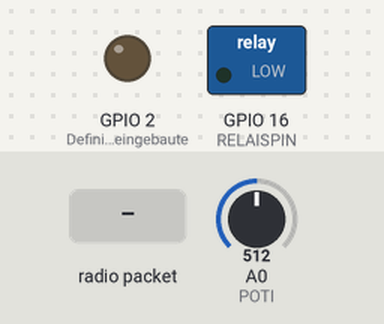
The sketch below on a simulated ESP8266 (NodeMCU). On the bench: switched loads named in the sketch (green lamp = pin HIGH), output pins drawn as LEDs (lit = HIGH). Inputs (shaded band) come from the test bench; at power-on: A0 (POTI) = 512.

Above: at 1.2 s.
1.3 s: radio packet "E" arrives
At 2.0 s:
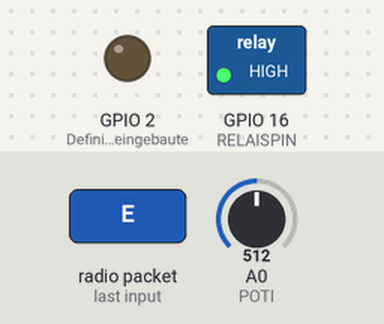
2.8 s: radio packet "A" arrives
At 3.4 s:
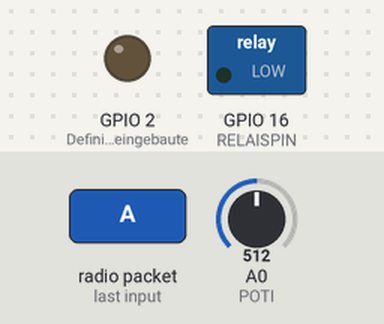
Timing chart, 0 to 5.8 s (numbered marks = the images above; inputs shaded):
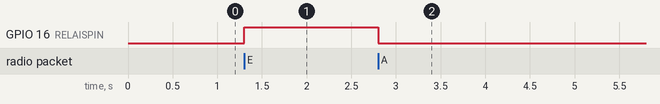

Measured:
- after the input at 1.3 s, GPIO 16 (RELAISPIN): LOW → HIGH at once
- after the input at 2.8 s, GPIO 16 (RELAISPIN): HIGH → LOW at once

The sketch:

Slave_Schmutz.ino
```cpp
#define RELAISPIN 16
#define POTI A0

#include <ESP8266WiFi.h>
#include <espnow.h>

uint8_t newMacAddress[] = { 0x96, 0x3B, 0xC7, 0x34, 0x69, 0x03 };
uint8_t receiverAddress[] = { 0x94, 0x3C, 0xC6, 0x33, 0x68, 0x02 };

// uint8_t newMacAddress[] = { 0x97, 0x3C, 0xC8, 0x35, 0x70, 0x03 };
// uint8_t receiverAddress[] = { 0x93, 0x3B, 0xC5, 0x32, 0x67, 0x01 };

// Functions ///////////////////////////////////////////////////////////////////////////////////////////////////////////////////////////////////////////////
void onoff(uint8_t* macAddr, uint8_t* incomingData, uint8_t len) {  // Nimmt empfangene Nachricht als Argument schaltet je nach Inhalt das Relais HIGH oder LOW
  if (incomingData[0] == 'E') {
    digitalWrite(RELAISPIN, HIGH);
  }
  if (incomingData[0] == 'A') {
    digitalWrite(RELAISPIN, LOW);
  }
}

void peercheck(uint8_t* mac_addr, uint8_t sendStatus) {  // ueberprueft, ob der Teilnehmer erreicht werden konnte. Schaltet das Relais ab, wenn dies nicht der Fall ist
  if (sendStatus != 0) {
    digitalWrite(RELAISPIN, LOW);
  }
}
////////////////////////////////////////////////////////////////////////////////////////////////////////////////////////////////////////////////////////////

void setup() {
  pinMode(RELAISPIN, OUTPUT);                   // Definieren von Relaispin als Output
  pinMode(LED_BUILTIN, OUTPUT);                 // Definieren von eingebauter LED als Output
  digitalWrite(RELAISPIN, LOW);                 // Zusperren im Fall eines Stromausfalls und Wiederanlaufs
  WiFi.mode(WIFI_STA);                          // Initialisieren des Boards als Wifi-Station
  wifi_set_macaddr(STATION_IF, newMacAddress);  // Vergeben einer MAC an das Board
  WiFi.disconnect();                            // Deinitialisieren des Boards als Standard-Wifi-Device

  if (esp_now_init() != 0) {  // Initialisieren des Boards als ESPnow-Wifi-Device und Abfrage ob erfolgreich durch Ansteuern der eingebauten LED
    digitalWrite(LED_BUILTIN, HIGH);
  } else {
    digitalWrite(LED_BUILTIN, LOW);
  }

  esp_now_add_peer(receiverAddress, ESP_NOW_ROLE_COMBO, 0, NULL, 0);  // ESP32 als Kommunikationspartner hinzufuegen. Dazu werden MAC, Rolle, Channel, Schluessel und Schluessellaenge uebergeben

  esp_now_set_self_role(ESP_NOW_ROLE_COMBO);  // ESP8266 zum Transciever machen

  esp_now_register_recv_cb(onoff);      // Fuehrt bei Empfangen einer Nachricht die Interrupt-Funktion onoff aus. Definiert in ESPnow erhaelt diese als Argumente die Sender-MAC, die Nachricht und die Laenge der Nachricht
  esp_now_register_send_cb(peercheck);  // Fuehrt bei Senden einer Nachricht die Interrupt-Funktion peercheck aus. Definiert in ESPnow erhaelt diese als Argumente die Empfaenger-MAC, und den Erfolgsstatus des Versendens
}

void loop() {
  uint8_t potiwert = analogRead(POTI) / 5;  // Einlesen des Potiwertes an Analogpin und runterskalieren des Wertes

  esp_now_send(receiverAddress, (uint8_t*)&potiwert, sizeof(potiwert));  // Versenden des Potiwertes

  delay(200);
}
```
